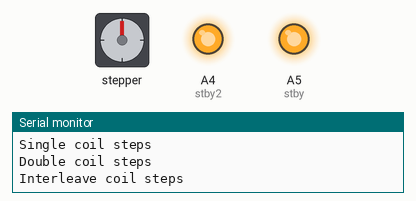
Bench run of a sketch on a simulated Arduino Uno, built with avr-gcc and run on an emulated ATmega328P. Shown: stepper motor, output pins drawn as LEDs (lit = HIGH), the last lines printed to the serial monitor. Stepper angles assume 48 steps per turn.

Above: at 25.18 s.
At 28.66 s:
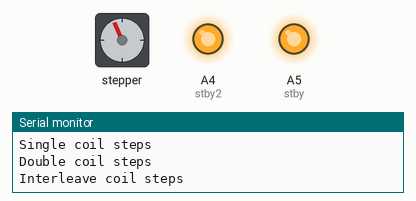
At 32.38 s:
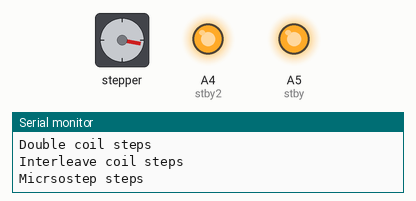
At 39.59 s:
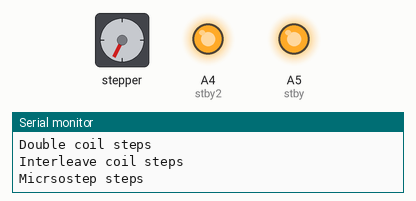
Timing chart, 0 to 40.0 s (numbered marks = the images above):
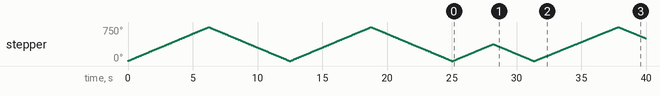

Measured:
- by itself, stepper: turns 750° clockwise in 6.2 s, then 750° counter-clockwise in 6.2 s, then 750° clockwise in 6.2 s, then 750° counter-clockwise in 6.2 s, and so on

The sketch:

StepperTest_5hz.pde
```cpp
// (licence header left out)
#include <AFMotor.h>
#define stby A5
#define stby2 A4
// Connect a stepper motor with 48 steps per revolution (7.5 degree)
// to motor port #2 (M3 and M4)
AF_Stepper motor(48, 2);

void setup() {
   pinMode(stby,OUTPUT);
  pinMode(stby2,OUTPUT);
  digitalWrite(stby,HIGH);
digitalWrite(stby2,HIGH);
  Serial.begin(9600);           // set up Serial library at 9600 bps
  Serial.println("Stepper test!");

  motor.setSpeed(20);  // 10 rpm
}

void loop() {
  Serial.println("Single coil steps");
  motor.step(100, FORWARD, SINGLE);
  motor.step(100, BACKWARD, SINGLE);

  Serial.println("Double coil steps");
  motor.step(100, FORWARD, DOUBLE);
  motor.step(100, BACKWARD, DOUBLE);

  Serial.println("Interleave coil steps");
  motor.step(100, FORWARD, INTERLEAVE);
  motor.step(100, BACKWARD, INTERLEAVE);

  Serial.println("Micrsostep steps");
  motor.step(100, FORWARD, MICROSTEP);
  motor.step(100, BACKWARD, MICROSTEP);
}
```
